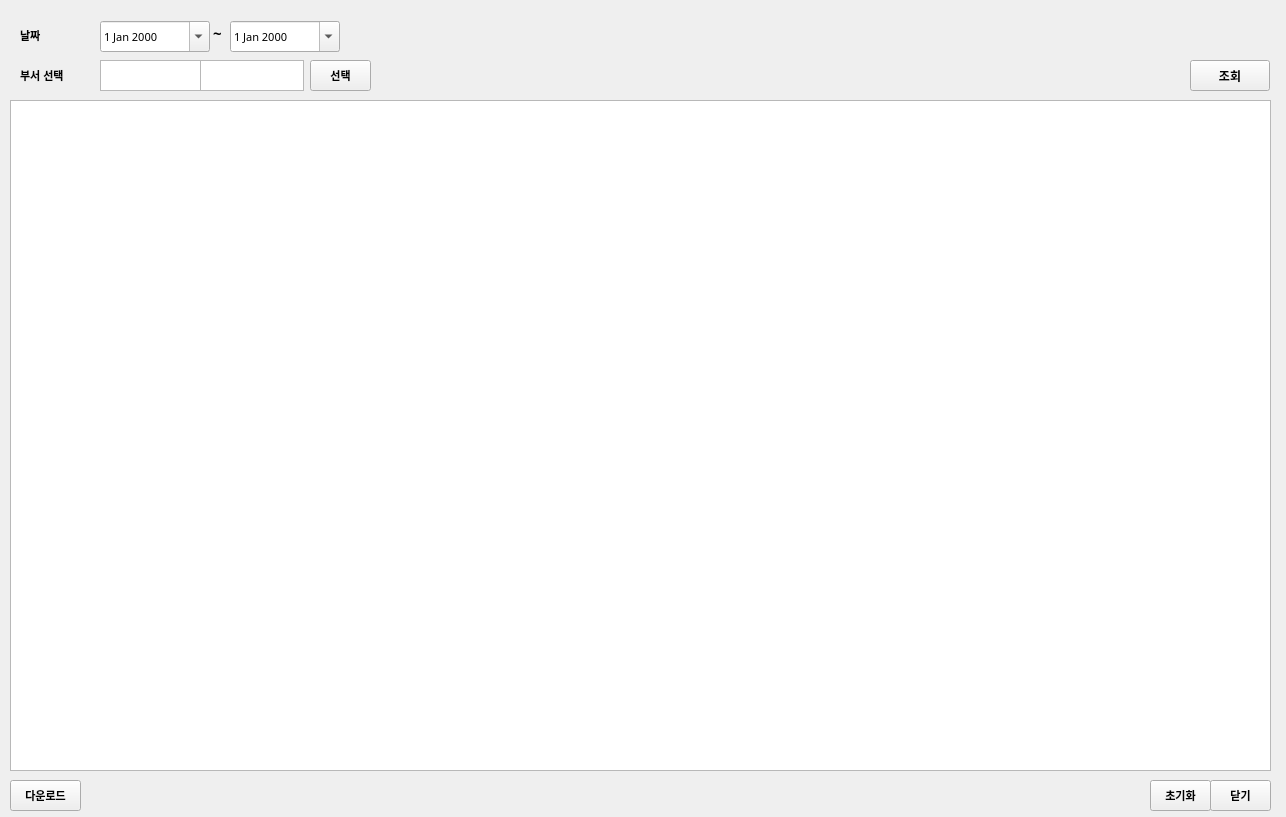
<?xml version="1.0" encoding="UTF-8"?>
<ui version="4.0">
 <class>window</class>
 <widget class="QWidget" name="window">
  <property name="geometry">
   <rect>
    <x>0</x>
    <y>0</y>
    <width>1286</width>
    <height>817</height>
   </rect>
  </property>
  <property name="windowTitle">
   <string>Form</string>
  </property>
  <widget class="QLabel" name="lbl_select_date">
   <property name="geometry">
    <rect>
     <x>20</x>
     <y>20</y>
     <width>71</width>
     <height>30</height>
    </rect>
   </property>
   <property name="font">
    <font>
     <family>Arial</family>
     <pointsize>8</pointsize>
     <weight>75</weight>
     <bold>true</bold>
    </font>
   </property>
   <property name="text">
    <string>날짜</string>
   </property>
  </widget>
  <widget class="QLabel" name="lbl_select_file">
   <property name="geometry">
    <rect>
     <x>20</x>
     <y>60</y>
     <width>71</width>
     <height>30</height>
    </rect>
   </property>
   <property name="font">
    <font>
     <family>Arial</family>
     <pointsize>8</pointsize>
     <weight>75</weight>
     <bold>true</bold>
    </font>
   </property>
   <property name="text">
    <string>부서 선택</string>
   </property>
  </widget>
  <widget class="QTableWidget" name="tbl_info">
   <property name="geometry">
    <rect>
     <x>10</x>
     <y>100</y>
     <width>1261</width>
     <height>671</height>
    </rect>
   </property>
  </widget>
  <widget class="QPushButton" name="btn_close">
   <property name="geometry">
    <rect>
     <x>1210</x>
     <y>780</y>
     <width>61</width>
     <height>31</height>
    </rect>
   </property>
   <property name="font">
    <font>
     <family>Arial</family>
     <pointsize>8</pointsize>
     <weight>75</weight>
     <bold>true</bold>
    </font>
   </property>
   <property name="text">
    <string>닫기</string>
   </property>
  </widget>
  <widget class="QPushButton" name="btn_search_dept">
   <property name="geometry">
    <rect>
     <x>310</x>
     <y>60</y>
     <width>61</width>
     <height>31</height>
    </rect>
   </property>
   <property name="font">
    <font>
     <family>Arial</family>
     <pointsize>8</pointsize>
     <weight>75</weight>
     <bold>true</bold>
    </font>
   </property>
   <property name="text">
    <string>선택</string>
   </property>
  </widget>
  <widget class="QPushButton" name="btn_clear">
   <property name="geometry">
    <rect>
     <x>1150</x>
     <y>780</y>
     <width>61</width>
     <height>31</height>
    </rect>
   </property>
   <property name="font">
    <font>
     <family>Arial</family>
     <pointsize>8</pointsize>
     <weight>75</weight>
     <bold>true</bold>
    </font>
   </property>
   <property name="text">
    <string>초기화</string>
   </property>
  </widget>
  <widget class="QTextEdit" name="txt_dept_id">
   <property name="geometry">
    <rect>
     <x>100</x>
     <y>60</y>
     <width>104</width>
     <height>31</height>
    </rect>
   </property>
   <property name="font">
    <font>
     <family>맑은 고딕</family>
     <pointsize>10</pointsize>
     <weight>50</weight>
     <bold>false</bold>
    </font>
   </property>
   <property name="html">
    <string>&lt;!DOCTYPE HTML PUBLIC &quot;-//W3C//DTD HTML 4.0//EN&quot; &quot;http://www.w3.org/TR/REC-html40/strict.dtd&quot;&gt;
&lt;html&gt;&lt;head&gt;&lt;meta name=&quot;qrichtext&quot; content=&quot;1&quot; /&gt;&lt;style type=&quot;text/css&quot;&gt;
p, li { white-space: pre-wrap; }
&lt;/style&gt;&lt;/head&gt;&lt;body style=&quot; font-family:'맑은 고딕'; font-size:10pt; font-weight:400; font-style:normal;&quot;&gt;
&lt;p align=&quot;center&quot; style=&quot;-qt-paragraph-type:empty; margin-top:0px; margin-bottom:0px; margin-left:0px; margin-right:0px; -qt-block-indent:0; text-indent:0px; font-size:8pt;&quot;&gt;&lt;br /&gt;&lt;/p&gt;&lt;/body&gt;&lt;/html&gt;</string>
   </property>
  </widget>
  <widget class="QTextEdit" name="txt_dept_name">
   <property name="geometry">
    <rect>
     <x>200</x>
     <y>60</y>
     <width>104</width>
     <height>31</height>
    </rect>
   </property>
   <property name="font">
    <font>
     <family>맑은 고딕</family>
     <pointsize>10</pointsize>
     <weight>50</weight>
     <bold>false</bold>
    </font>
   </property>
  </widget>
  <widget class="QPushButton" name="btn_search">
   <property name="geometry">
    <rect>
     <x>1190</x>
     <y>60</y>
     <width>80</width>
     <height>31</height>
    </rect>
   </property>
   <property name="font">
    <font>
     <family>맑은 고딕</family>
     <weight>75</weight>
     <bold>true</bold>
    </font>
   </property>
   <property name="text">
    <string>조회</string>
   </property>
  </widget>
  <widget class="QDateEdit" name="date_select_1">
   <property name="geometry">
    <rect>
     <x>100</x>
     <y>21</y>
     <width>110</width>
     <height>31</height>
    </rect>
   </property>
   <property name="font">
    <font>
     <family>맑은 고딕</family>
     <pointsize>8</pointsize>
     <weight>50</weight>
     <bold>false</bold>
    </font>
   </property>
   <property name="calendarPopup">
    <bool>true</bool>
   </property>
  </widget>
  <widget class="QPushButton" name="btn_download">
   <property name="geometry">
    <rect>
     <x>10</x>
     <y>780</y>
     <width>71</width>
     <height>31</height>
    </rect>
   </property>
   <property name="font">
    <font>
     <family>Arial</family>
     <pointsize>8</pointsize>
     <weight>75</weight>
     <bold>true</bold>
    </font>
   </property>
   <property name="text">
    <string>다운로드</string>
   </property>
  </widget>
  <widget class="QDateEdit" name="date_select_2">
   <property name="geometry">
    <rect>
     <x>230</x>
     <y>21</y>
     <width>110</width>
     <height>31</height>
    </rect>
   </property>
   <property name="font">
    <font>
     <family>맑은 고딕</family>
     <pointsize>8</pointsize>
     <weight>50</weight>
     <bold>false</bold>
    </font>
   </property>
   <property name="calendarPopup">
    <bool>true</bool>
   </property>
  </widget>
  <widget class="QLabel" name="label">
   <property name="geometry">
    <rect>
     <x>213</x>
     <y>17</y>
     <width>16</width>
     <height>31</height>
    </rect>
   </property>
   <property name="font">
    <font>
     <family>맑은 고딕</family>
     <pointsize>11</pointsize>
     <weight>75</weight>
     <bold>true</bold>
    </font>
   </property>
   <property name="text">
    <string>~</string>
   </property>
  </widget>
 </widget>
 <resources/>
 <connections/>
</ui>
